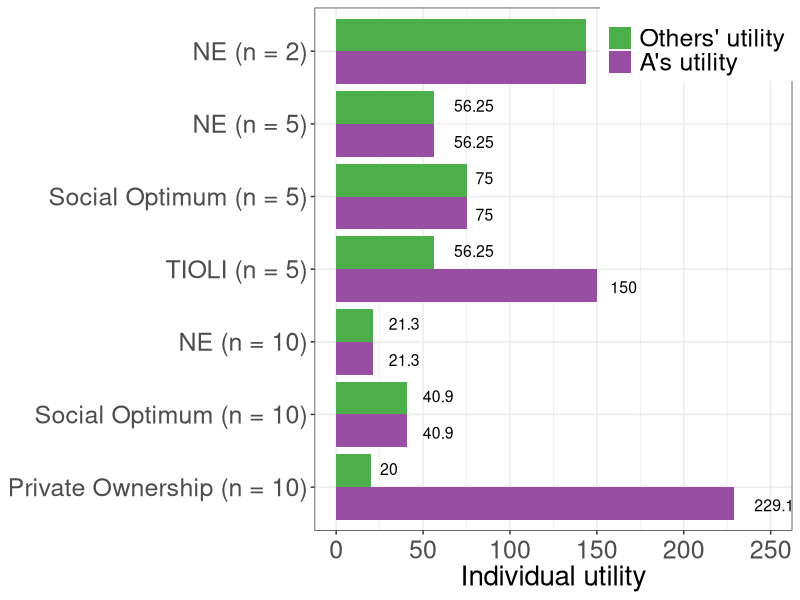
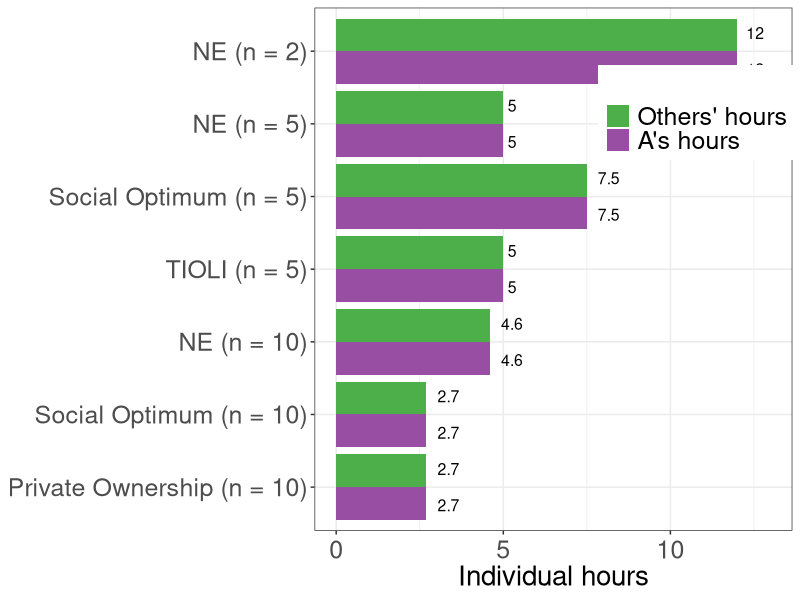

R code for these plots, in order:
library(tidyverse)

hours <- c(12, 12, 5,5,7.5,7.5,5,5, 4.6, 4.6 ,2.7, 2.7, 2.7 , 2.7)
utility <- c(144, 144, 56.25, 56.25, 75, 75, 150, 56.25, 21.3, 21.3, 40.9, 40.9, 229.1, 20 )
type <- c("u^A","u^J", "u^A","u^J", "u^A","u^J", "u^A","u^J", "u^A","u^J", "u^A","u^J", "u^A","u^J")
group <- c("NE (n = 2)","NE (n = 2)", 
           "NE (n = 5)","NE (n = 5)", 
           "Social Optimum (n = 5)", "Social Optimum (n = 5)",
           "TIOLI (n = 5)", "TIOLI (n = 5)",
           "NE (n = 10)", "NE (n = 10)", 
           "Social Optimum (n = 10)","Social Optimum (n = 10)", 
           "Private Ownership (n = 10)", "Private Ownership (n = 10)"
           )
dfpool <- tibble(hours, utility, type, group)
dfpool <- 
  dfpool %>% 
  mutate(group = factor(group, levels = c("Private Ownership (n = 10)",
                                          "Social Optimum (n = 10)", 
                                          "NE (n = 10)",
                                          "TIOLI (n = 5)",
                                          "Social Optimum (n = 5)", 
                                          "NE (n = 5)",
                                          "NE (n = 2)"
                                          ))
         )

plotP <- 
  dfpool %>% 
  ggplot(aes(x = group, y = utility, fill = type)) + 
  geom_bar(stat = "identity", position = position_dodge()) + 
  xlab("") +
  ylab("Individual utility") +
  scale_fill_manual(values = c("#4daf4a", "#984ea3"),
                    #values=c("#377eb8","#e41a1c", "#41AE76","#FFEF66","#386cb0"),
                    name = "", 
                    breaks = c("u^J","u^A"),
                    labels = c( "Others' utility", "A's utility")
  ) + 
  theme_bw() + 
  theme(legend.position = c(0.8, 0.95),
        legend.text.align = 0,
        axis.title = element_text(size = 20),
        axis.title.y = element_blank(),
        axis.text.y = element_text(size = 18),
        #legend.title = element_text(size = 16),
        legend.text = element_text(size = 18),
        legend.title = element_text(size = 18),
        axis.text.x  = element_text(vjust = 0.5, size = 18)) + 
  geom_text(
    aes(x = group, y = utility, label = utility, group = type),
    col = "black",
    hjust = -0.5, size = 4,
    position = position_dodge(width = 1),
    inherit.aes = TRUE
  ) +
  ylim(0, 250) +
  coord_flip()
#plotP
ggsave("coordination_failures/bargraph_pooled_u.pdf", plotP, width = 12, height = 12)

plotPh <- 
  dfpool %>% 
  ggplot(aes(x = group, y = hours, fill = type)) + 
  geom_bar(stat = "identity", position = position_dodge()) + 
  xlab("") +
  ylab("Individual hours") +
  scale_fill_manual(values = c("#4daf4a", "#984ea3"),
                    #values=c("#377eb8","#e41a1c", "#41AE76","#FFEF66","#386cb0"),
                    name = "", 
                    breaks = c("u^J","u^A"),
                    labels = c( "Others' hours", "A's hours")
  ) + 
  theme_bw() + 
  theme(legend.position = c(0.8, 0.8),
        legend.text.align = 0,
        axis.title = element_text(size = 20),
        axis.title.y = element_blank(),
        axis.text.y = element_text(size = 18),
        #legend.title = element_text(size = 16),
        legend.text = element_text(size = 18),
        legend.title = element_text(size = 18),
        axis.text.x  = element_text(vjust = 0.5, size = 18)) + 
  geom_text(
    aes(x = group, y = hours, label = hours, group = type),
    col = "black",
    hjust = -0.5, size = 4,
    position = position_dodge(width = 1),
    inherit.aes = TRUE
  ) +
  ylim(0, 13) +
  coord_flip()
ggsave("coordination_failures/bargraph_pooled_hrs.pdf", plotPh, width = 12, height = 12)
